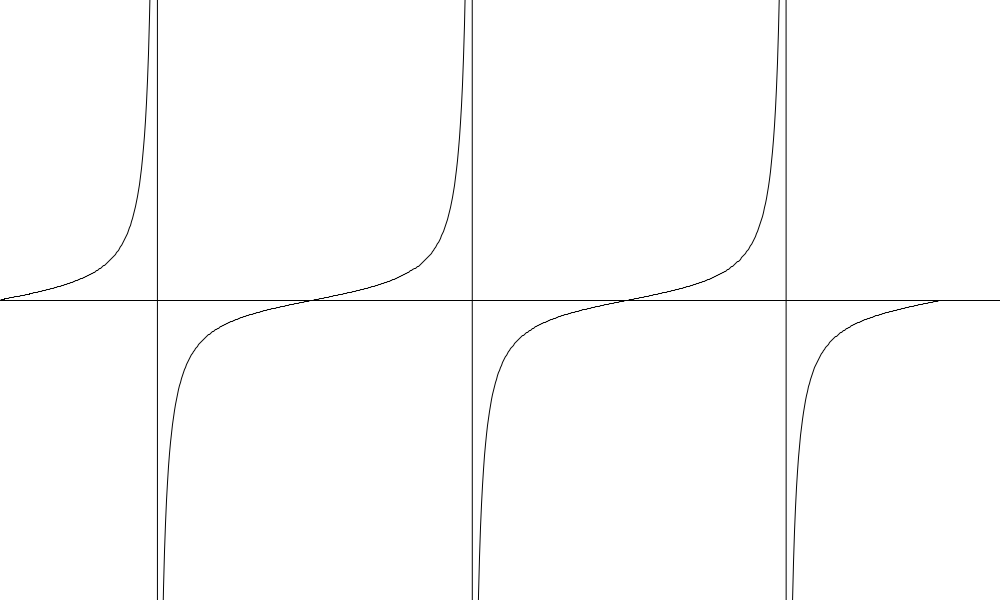
Frame 1 (no input)
Frame 60 (the mouse pressed at the canvas centre just before this capture): identical to frame 1, image omitted
Frame 120 (the mouse held since frame 60 and released just before this capture): identical to frame 1, image omitted

The Processing sketch that drew this single still picture (run headless with seeded random() and noise(); from frame 60 on, the mouse is pressed at the canvas centre):

// Processing sketch: sketch_0601
// ── sketch_0601.pde
void setup() {
  size(1000, 600);
}

void draw() {
  background(255);
  translate(0, height / 2);
  scale(1, -1);
  
  beginShape();
  for (float i = 0; i < PI * 3; i += 0.01) {
    float x = i * 100;
    float y = tan(i) * 20;
    vertex(x, y);
  }
  endShape();
  
  line(0, 0, width, 0);
}
